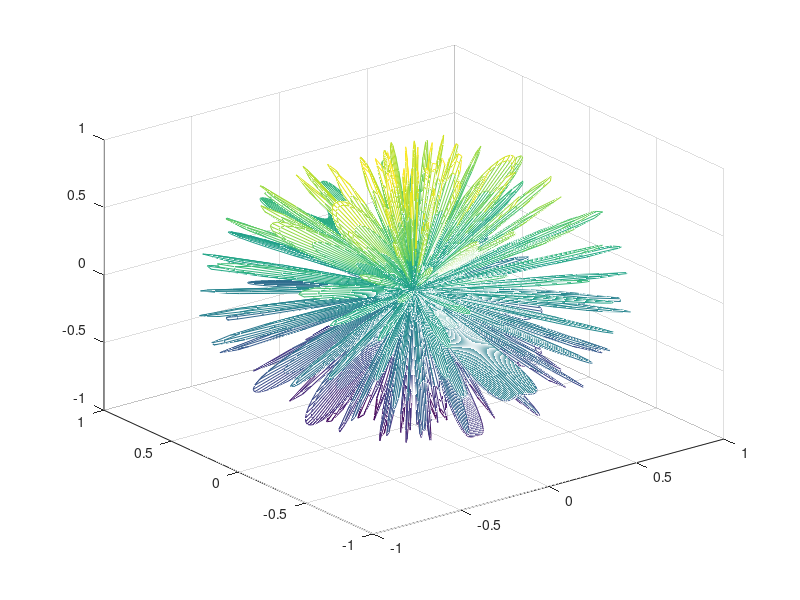

This chart was generated by the following MATLAB code:
clcclear allclose allNx = input('Enter the value of number of elements Nx=');Ny = input('Enter the value of number of elements Ny=');d = input('Enter the value of spacing(d)=');thetamax = input('Enter the value of theta in max direction=');phimax = input('Enter the value of phi in max direction=');[phi,theta]  = meshgrid(linspace(0,2*pi,300),linspace(0,pi,300));betax = -2*pi*d*cos(phimax)*sin(thetamax);betay = -2*pi*d*sin(phimax)*sin(thetamax);six = (2*pi*d.*cos(phi).*sin(theta))+betax;siy = (2*pi*d.*sin(phi).*sin(theta))+betay;AFx = (sin(Nx.*six./2)./(Ny.*sin(six./2)));AFy = (sin(Ny.*siy./2)./(Ny.*sin(siy./2)));AF = AFx.*AFy;[x,y,z] = sph2cart(theta,phi,AF);mesh(x,y,z);